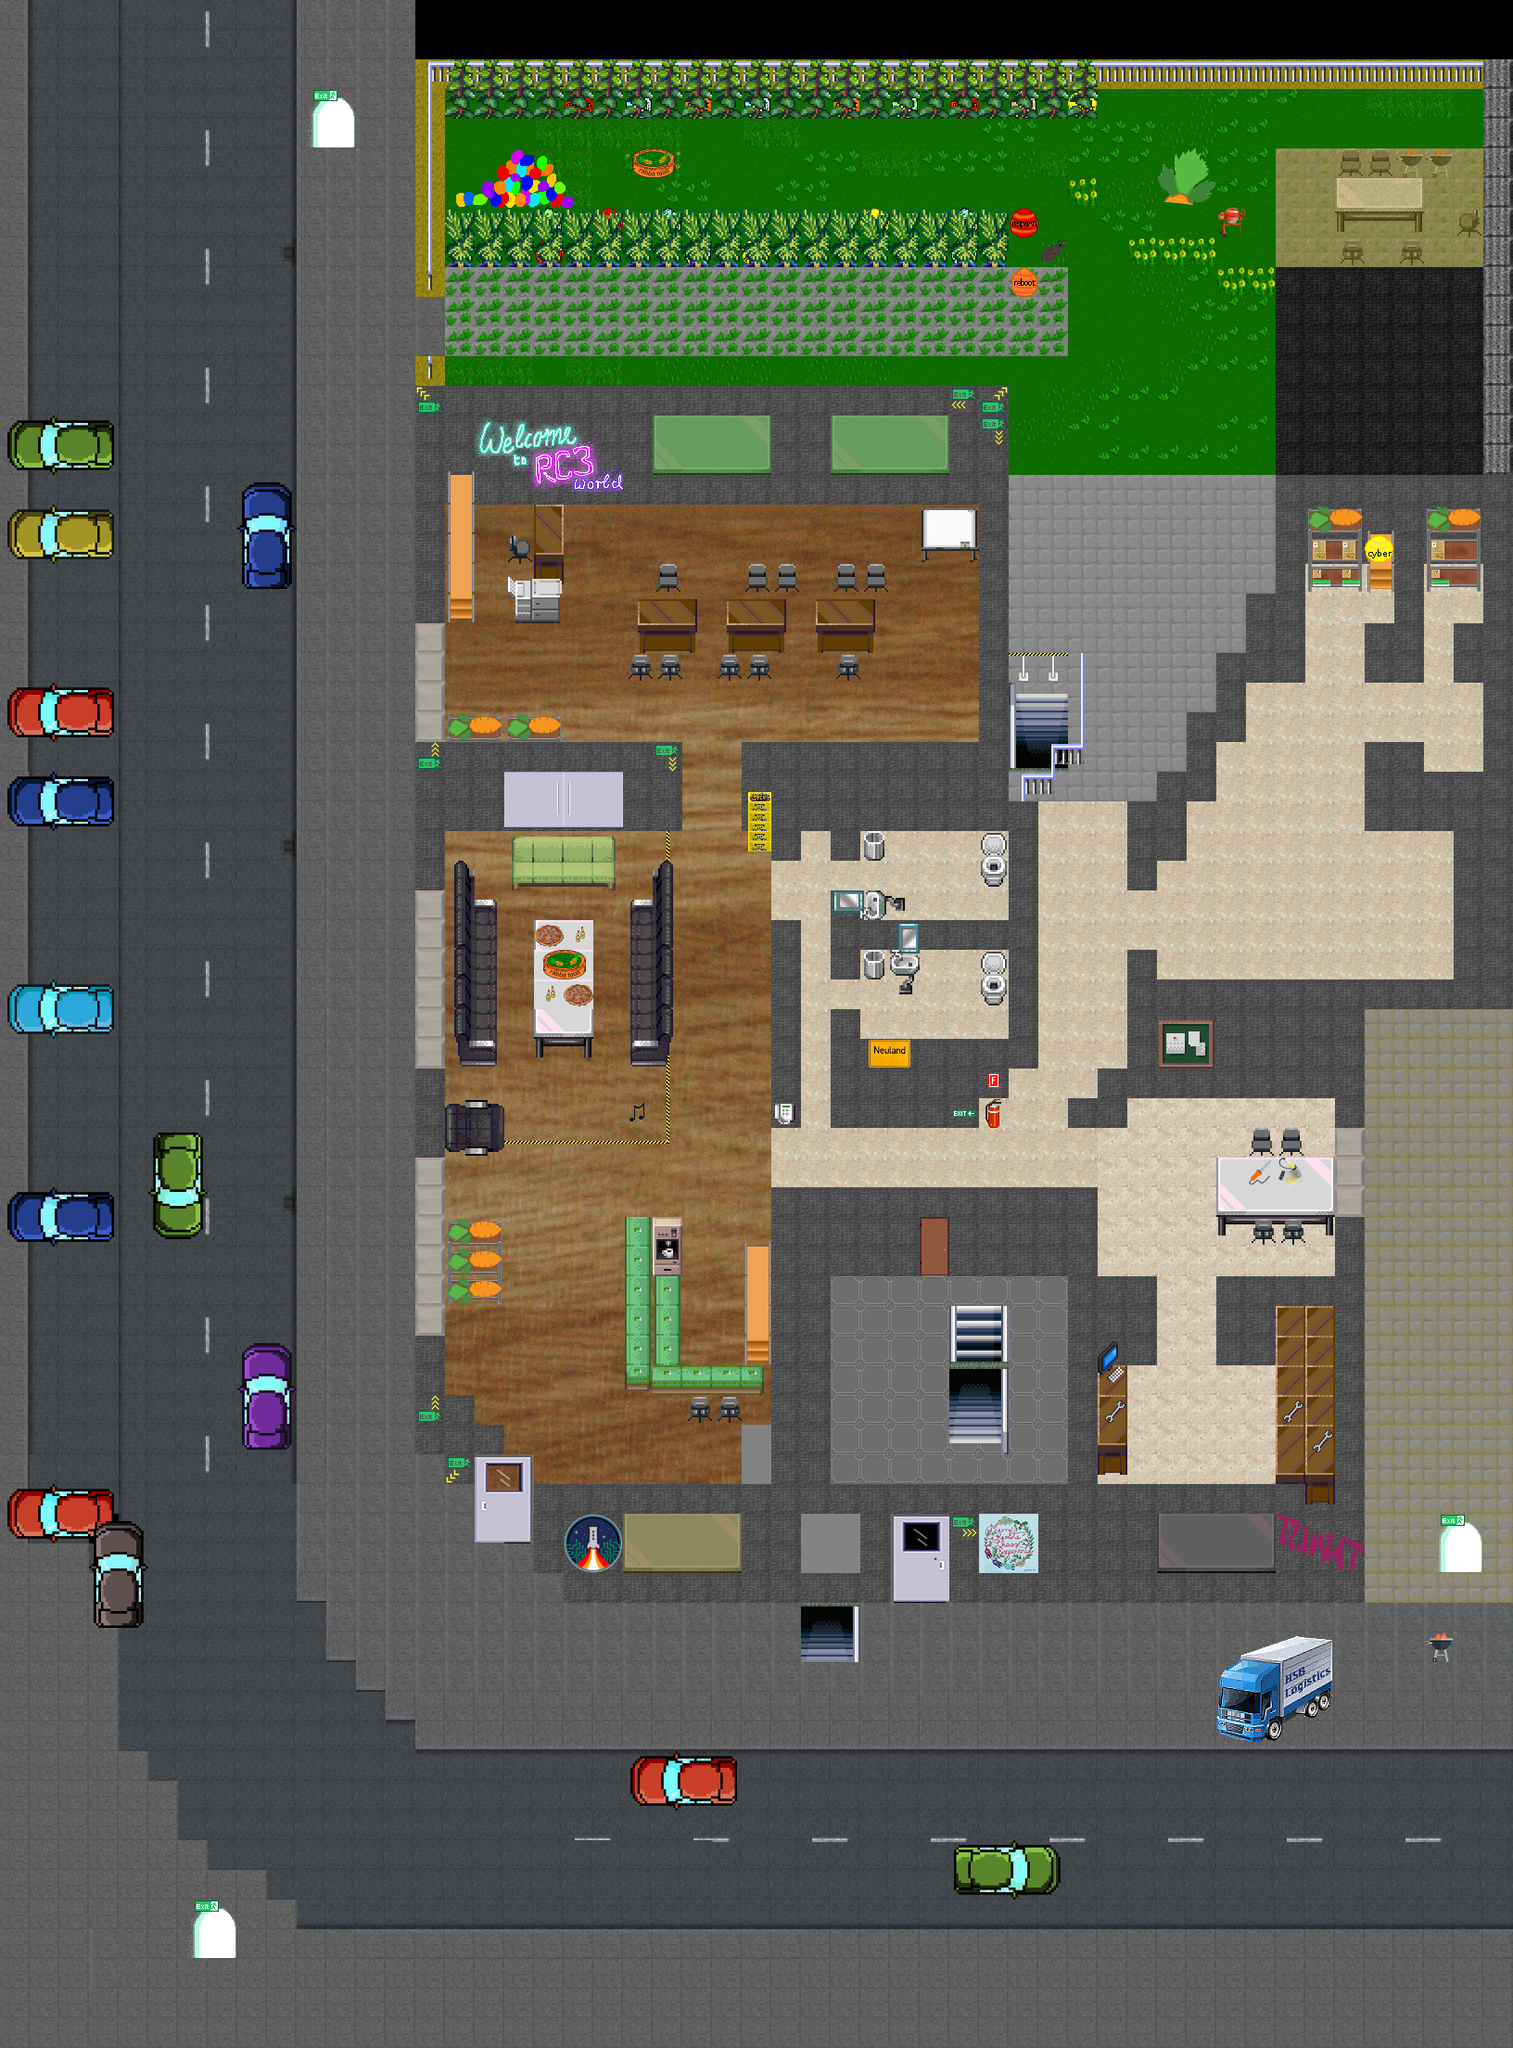

Rendered tile map (Tiled .tmx) drawn with the repository's tilesets; below, a short description and the map source with its tile grids summarised:
An orthogonal 51x69 tile map with 32x32 px tiles, 19 tile layers (start, garden, street, cars, ...), 12 tilesets.

<map version="1.5" tiledversion="1.5.0" orientation="orthogonal" renderorder="right-down" width="51" height="69" tilewidth="32" tileheight="32" infinite="0" nextlayerid="28" nextobjectid="1">
 <editorsettings>
  <export target="tm.json" format="json" />
 </editorsettings>
 <tileset firstgid="1" source="../floortileset.tsx" />
 <tileset firstgid="65" source="../mapUtilities.tsx" />
 <tileset firstgid="74" source="../spaceselection.tsx" />
 <tileset firstgid="746" source="../tilesets_deviant_milkian_1.tsx" />
 <tileset firstgid="1002" source="../FloorTile_S.tsx" />
 <tileset firstgid="5490" source="../hsb-fliese.tsx" />
 <tileset firstgid="5554" source="../rc3-mullana-single-use.tsx" />
 <tileset firstgid="5810" name="coco-items" tilewidth="32" tileheight="32" tilecount="100" columns="10">
  <image source="../coco-items.png" trans="ffffff" width="320" height="320" />
 </tileset>
 <tileset firstgid="5910" name="active-cave" tilewidth="32" tileheight="32" tilecount="384" columns="24">
  <image source="../active-cave.png" trans="ffffff" width="768" height="512" />
 </tileset>
 <tileset firstgid="6294" name="divoc-functional" tilewidth="32" tileheight="32" tilecount="256" columns="16">
  <image source="../divoc-functional.png" trans="ffffff" width="512" height="512" />
 </tileset>
 <tileset firstgid="6550" name="mrce-digitalpixled" tilewidth="32" tileheight="32" tilecount="20" columns="5">
  <image source="../mrce-digitalpixled.png" trans="ffffff" width="172" height="128" />
 </tileset>
 <tileset firstgid="6570" name="logopixled" tilewidth="32" tileheight="32" tilecount="6" columns="3">
  <image source="../logopixled.png" trans="ffffff" width="121" height="64" />
 </tileset>
 <layer id="15" name="start" width="51" height="69">
  <data>[3519 cells, 17 non-empty, 1 distinct tile ids]</data>
 </layer>
 <layer id="3" name="garden" width="51" height="69">
  <data>[3519 cells, 601 non-empty, 11 distinct tile ids]</data>
 </layer>
 <layer id="5" name="street" width="51" height="69">
  <data>[3519 cells, 1638 non-empty, 22 distinct tile ids]</data>
 </layer>
 <layer id="13" name="cars" width="51" height="69">
  <data>[3519 cells, 119 non-empty, 72 distinct tile ids]</data>
 </layer>
 <layer id="11" name="floor" width="51" height="69">
  <data>[3519 cells, 1020 non-empty, 561 distinct tile ids]</data>
 </layer>
 <layer id="27" name="gaffaLayer" width="51" height="69">
  <data>[3519 cells, 19 non-empty, 3 distinct tile ids]</data>
 </layer>
 <layer id="19" name="exitLayer" width="51" height="69">
  <properties>
   <property name="exitSceneUrl" value="/_/global/c0c0bird.github.io/chaos-world/main.json#start_hamburg" />
  </properties>
  <data>[3519 cells, 12 non-empty, 4 distinct tile ids]</data>
 </layer>
 <layer id="1" name="walls" width="51" height="69">
  <data>[3519 cells, 550 non-empty, 28 distinct tile ids]</data>
 </layer>
 <layer id="12" name="funiture" width="51" height="69">
  <data>[3519 cells, 203 non-empty, 78 distinct tile ids]</data>
 </layer>
 <layer id="18" name="timeMascheenLayer" width="51" height="69">
  <properties>
   <property name="exitSceneUrl" value="../main.json#timeMascheenLayer" />
  </properties>
  <data>[3519 cells, 4 non-empty, 4 distinct tile ids]</data>
 </layer>
 <objectgroup id="17" name="floorLayer" />
 <layer id="26" name="audioLayer" width="51" height="69" opacity="0">
  <properties>
   <property name="playAudio" value="https://c3lounge.de/radio/8000/radio.mp3" />
  </properties>
  <data>[3519 cells, 88 non-empty, 1 distinct tile ids]</data>
 </layer>
 <layer id="6" name="window" width="51" height="69" opacity="0.45">
  <data>[3519 cells, 51 non-empty, 7 distinct tile ids]</data>
 </layer>
 <layer id="8" name="wallhead" width="51" height="69">
  <data>[3519 cells, 28 non-empty, 1 distinct tile ids]</data>
 </layer>
 <layer id="7" name="deko" width="51" height="69">
  <data>[3519 cells, 167 non-empty, 76 distinct tile ids]</data>
 </layer>
 <layer id="16" name="plants" width="51" height="69">
  <data>[3519 cells, 82 non-empty, 4 distinct tile ids]</data>
 </layer>
 <layer id="10" name="gardenroof" width="51" height="69" opacity="0.47">
  <data>[3519 cells, 28 non-empty, 1 distinct tile ids]</data>
 </layer>
 <layer id="9" name="signs" width="51" height="69">
  <data>[3519 cells, 38 non-empty, 35 distinct tile ids]</data>
 </layer>
 <layer id="4" name="collision" width="51" height="69" opacity="0">
  <data>[3519 cells, 632 non-empty, 1 distinct tile ids]</data>
 </layer>
 <layer id="14" name="collisionStreet" width="51" height="69" opacity="0">
  <data>[3519 cells, 133 non-empty, 1 distinct tile ids]</data>
 </layer>
</map>
